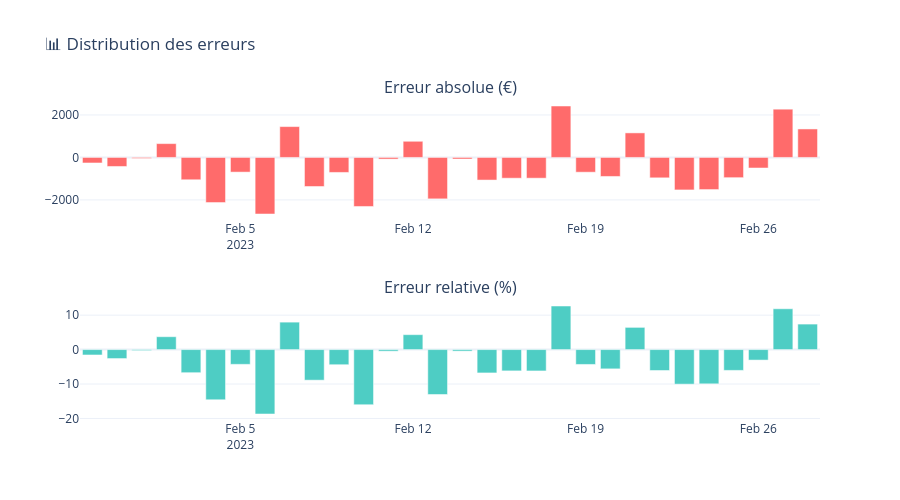

Notebook code cell kept with this figure:
### Code cell
# Visualisation des erreurs
df_forecast['erreur'] = df_forecast['ca_actual'] - df_forecast['ca_predicted']
df_forecast['erreur_pct'] = (df_forecast['erreur'] / df_forecast['ca_actual']) * 100

fig = make_subplots(rows=2, cols=1, subplot_titles=['Erreur absolue (€)', 'Erreur relative (%)'])

fig.add_trace(go.Bar(x=df_forecast['date'], y=df_forecast['erreur'], name='Erreur €', marker_color='#FF6B6B'), row=1, col=1)
fig.add_trace(go.Bar(x=df_forecast['date'], y=df_forecast['erreur_pct'], name='Erreur %', marker_color='#4ECDC4'), row=2, col=1)

fig.update_layout(height=500, title_text='📊 Distribution des erreurs', showlegend=False, template='plotly_white')
fig.show()
